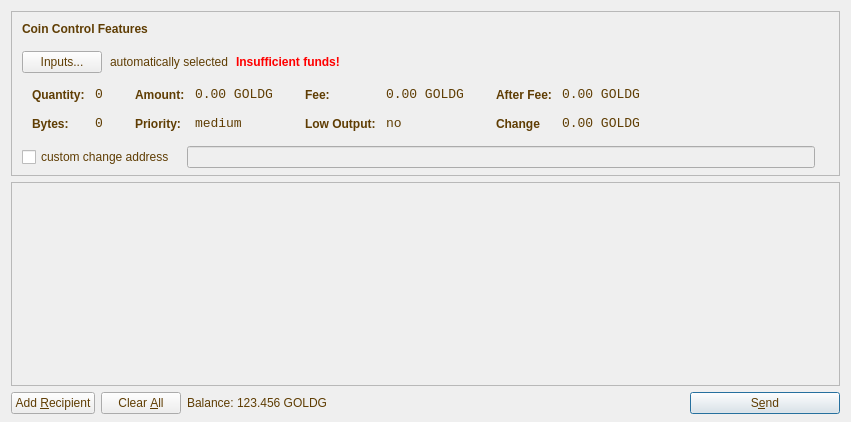
<?xml version="1.0" encoding="UTF-8"?>
<ui version="4.0">
 <class>SendCoinsDialog</class>
 <widget class="QDialog" name="SendCoinsDialog">
  <property name="geometry">
   <rect>
    <x>0</x>
    <y>0</y>
    <width>851</width>
    <height>422</height>
   </rect>
  </property>
  <property name="windowTitle">
   <string>Send Coins</string>
  </property>
  <property name="styleSheet">
   <string notr="true">background-image: url(:/images/image2);
color: rgb(95, 61, 3);</string>
  </property>
  <layout class="QVBoxLayout" name="verticalLayout" stretch="0,1,0">
   <property name="bottomMargin">
    <number>8</number>
   </property>
   <item>
    <widget class="QFrame" name="frameCoinControl">
     <property name="sizePolicy">
      <sizepolicy hsizetype="Expanding" vsizetype="Expanding">
       <horstretch>0</horstretch>
       <verstretch>0</verstretch>
      </sizepolicy>
     </property>
     <property name="maximumSize">
      <size>
       <width>16777215</width>
       <height>16777215</height>
      </size>
     </property>
     <property name="frameShape">
      <enum>QFrame::StyledPanel</enum>
     </property>
     <property name="frameShadow">
      <enum>QFrame::Sunken</enum>
     </property>
     <layout class="QVBoxLayout" name="verticalLayoutCoinControl2">
      <property name="spacing">
       <number>5</number>
      </property>
      <property name="leftMargin">
       <number>0</number>
      </property>
      <property name="topMargin">
       <number>0</number>
      </property>
      <property name="rightMargin">
       <number>0</number>
      </property>
      <property name="bottomMargin">
       <number>6</number>
      </property>
      <item>
       <layout class="QVBoxLayout" name="verticalLayoutCoinControl" stretch="0,0,0,0,1">
        <property name="spacing">
         <number>0</number>
        </property>
        <property name="leftMargin">
         <number>10</number>
        </property>
        <property name="topMargin">
         <number>10</number>
        </property>
        <item>
         <layout class="QHBoxLayout" name="horizontalLayoutCoinControl1">
          <property name="bottomMargin">
           <number>15</number>
          </property>
          <item>
           <widget class="QLabel" name="labelCoinControlFeatures">
            <property name="sizePolicy">
             <sizepolicy hsizetype="Preferred" vsizetype="Maximum">
              <horstretch>0</horstretch>
              <verstretch>0</verstretch>
             </sizepolicy>
            </property>
            <property name="font">
             <font>
              <weight>75</weight>
              <bold>true</bold>
             </font>
            </property>
            <property name="styleSheet">
             <string notr="true">font-weight:bold;</string>
            </property>
            <property name="text">
             <string>Coin Control Features</string>
            </property>
           </widget>
          </item>
         </layout>
        </item>
        <item>
         <layout class="QHBoxLayout" name="horizontalLayoutCoinControl2" stretch="0,0,0,0">
          <property name="spacing">
           <number>8</number>
          </property>
          <property name="bottomMargin">
           <number>10</number>
          </property>
          <item>
           <widget class="QPushButton" name="pushButtonCoinControl">
            <property name="styleSheet">
             <string notr="true"/>
            </property>
            <property name="text">
             <string>Inputs...</string>
            </property>
           </widget>
          </item>
          <item>
           <widget class="QLabel" name="labelCoinControlAutomaticallySelected">
            <property name="text">
             <string>automatically selected</string>
            </property>
            <property name="margin">
             <number>5</number>
            </property>
           </widget>
          </item>
          <item>
           <widget class="QLabel" name="labelCoinControlInsuffFunds">
            <property name="font">
             <font>
              <weight>75</weight>
              <bold>true</bold>
             </font>
            </property>
            <property name="styleSheet">
             <string notr="true">color:red;font-weight:bold;</string>
            </property>
            <property name="text">
             <string>Insufficient funds!</string>
            </property>
            <property name="margin">
             <number>5</number>
            </property>
           </widget>
          </item>
          <item>
           <spacer name="horizontalSpacerCoinControl">
            <property name="orientation">
             <enum>Qt::Horizontal</enum>
            </property>
            <property name="sizeHint" stdset="0">
             <size>
              <width>40</width>
              <height>1</height>
             </size>
            </property>
           </spacer>
          </item>
         </layout>
        </item>
        <item>
         <widget class="QWidget" name="widgetCoinControl" native="true">
          <property name="sizePolicy">
           <sizepolicy hsizetype="Preferred" vsizetype="Preferred">
            <horstretch>0</horstretch>
            <verstretch>0</verstretch>
           </sizepolicy>
          </property>
          <property name="minimumSize">
           <size>
            <width>0</width>
            <height>0</height>
           </size>
          </property>
          <property name="styleSheet">
           <string notr="true"/>
          </property>
          <layout class="QHBoxLayout" name="horizontalLayoutCoinControl5">
           <property name="leftMargin">
            <number>0</number>
           </property>
           <property name="topMargin">
            <number>0</number>
           </property>
           <property name="rightMargin">
            <number>0</number>
           </property>
           <property name="bottomMargin">
            <number>0</number>
           </property>
           <item>
            <layout class="QHBoxLayout" name="horizontalLayoutCoinControl3" stretch="0,0,0,1">
             <property name="spacing">
              <number>20</number>
             </property>
             <property name="topMargin">
              <number>0</number>
             </property>
             <property name="bottomMargin">
              <number>10</number>
             </property>
             <item>
              <layout class="QFormLayout" name="formLayoutCoinControl1">
               <property name="horizontalSpacing">
                <number>10</number>
               </property>
               <property name="verticalSpacing">
                <number>14</number>
               </property>
               <property name="leftMargin">
                <number>10</number>
               </property>
               <property name="topMargin">
                <number>4</number>
               </property>
               <property name="rightMargin">
                <number>6</number>
               </property>
               <item row="0" column="0">
                <widget class="QLabel" name="labelCoinControlQuantityText">
                 <property name="styleSheet">
                  <string notr="true">font-weight:bold;</string>
                 </property>
                 <property name="text">
                  <string>Quantity:</string>
                 </property>
                 <property name="margin">
                  <number>0</number>
                 </property>
                </widget>
               </item>
               <item row="0" column="1">
                <widget class="QLabel" name="labelCoinControlQuantity">
                 <property name="font">
                  <font>
                   <family>Monospace</family>
                   <pointsize>10</pointsize>
                  </font>
                 </property>
                 <property name="cursor">
                  <cursorShape>IBeamCursor</cursorShape>
                 </property>
                 <property name="contextMenuPolicy">
                  <enum>Qt::ActionsContextMenu</enum>
                 </property>
                 <property name="text">
                  <string>0</string>
                 </property>
                 <property name="margin">
                  <number>0</number>
                 </property>
                 <property name="textInteractionFlags">
                  <set>Qt::LinksAccessibleByMouse|Qt::TextSelectableByKeyboard|Qt::TextSelectableByMouse</set>
                 </property>
                </widget>
               </item>
               <item row="1" column="0">
                <widget class="QLabel" name="labelCoinControlBytesText">
                 <property name="styleSheet">
                  <string notr="true">font-weight:bold;</string>
                 </property>
                 <property name="text">
                  <string>Bytes:</string>
                 </property>
                </widget>
               </item>
               <item row="1" column="1">
                <widget class="QLabel" name="labelCoinControlBytes">
                 <property name="font">
                  <font>
                   <family>Monospace</family>
                   <pointsize>10</pointsize>
                  </font>
                 </property>
                 <property name="cursor">
                  <cursorShape>IBeamCursor</cursorShape>
                 </property>
                 <property name="contextMenuPolicy">
                  <enum>Qt::ActionsContextMenu</enum>
                 </property>
                 <property name="text">
                  <string>0</string>
                 </property>
                 <property name="textInteractionFlags">
                  <set>Qt::LinksAccessibleByMouse|Qt::TextSelectableByKeyboard|Qt::TextSelectableByMouse</set>
                 </property>
                </widget>
               </item>
              </layout>
             </item>
             <item>
              <layout class="QFormLayout" name="formLayoutCoinControl2">
               <property name="horizontalSpacing">
                <number>10</number>
               </property>
               <property name="verticalSpacing">
                <number>14</number>
               </property>
               <property name="leftMargin">
                <number>6</number>
               </property>
               <property name="topMargin">
                <number>4</number>
               </property>
               <property name="rightMargin">
                <number>6</number>
               </property>
               <item row="0" column="0">
                <widget class="QLabel" name="labelCoinControlAmountText">
                 <property name="styleSheet">
                  <string notr="true">font-weight:bold;</string>
                 </property>
                 <property name="text">
                  <string>Amount:</string>
                 </property>
                 <property name="margin">
                  <number>0</number>
                 </property>
                </widget>
               </item>
               <item row="0" column="1">
                <widget class="QLabel" name="labelCoinControlAmount">
                 <property name="font">
                  <font>
                   <family>Monospace</family>
                   <pointsize>10</pointsize>
                  </font>
                 </property>
                 <property name="cursor">
                  <cursorShape>IBeamCursor</cursorShape>
                 </property>
                 <property name="contextMenuPolicy">
                  <enum>Qt::ActionsContextMenu</enum>
                 </property>
                 <property name="text">
                  <string>0.00 GOLDG</string>
                 </property>
                 <property name="textInteractionFlags">
                  <set>Qt::LinksAccessibleByMouse|Qt::TextSelectableByKeyboard|Qt::TextSelectableByMouse</set>
                 </property>
                </widget>
               </item>
               <item row="1" column="0">
                <widget class="QLabel" name="labelCoinControlPriorityText">
                 <property name="styleSheet">
                  <string notr="true">font-weight:bold;</string>
                 </property>
                 <property name="text">
                  <string>Priority:</string>
                 </property>
                </widget>
               </item>
               <item row="1" column="1">
                <widget class="QLabel" name="labelCoinControlPriority">
                 <property name="font">
                  <font>
                   <family>Monospace</family>
                   <pointsize>10</pointsize>
                  </font>
                 </property>
                 <property name="cursor">
                  <cursorShape>IBeamCursor</cursorShape>
                 </property>
                 <property name="contextMenuPolicy">
                  <enum>Qt::ActionsContextMenu</enum>
                 </property>
                 <property name="text">
                  <string>medium</string>
                 </property>
                 <property name="textInteractionFlags">
                  <set>Qt::LinksAccessibleByMouse|Qt::TextSelectableByKeyboard|Qt::TextSelectableByMouse</set>
                 </property>
                </widget>
               </item>
              </layout>
             </item>
             <item>
              <layout class="QFormLayout" name="formLayoutCoinControl3">
               <property name="horizontalSpacing">
                <number>10</number>
               </property>
               <property name="verticalSpacing">
                <number>14</number>
               </property>
               <property name="leftMargin">
                <number>6</number>
               </property>
               <property name="topMargin">
                <number>4</number>
               </property>
               <property name="rightMargin">
                <number>6</number>
               </property>
               <item row="0" column="0">
                <widget class="QLabel" name="labelCoinControlFeeText">
                 <property name="styleSheet">
                  <string notr="true">font-weight:bold;</string>
                 </property>
                 <property name="text">
                  <string>Fee:</string>
                 </property>
                 <property name="margin">
                  <number>0</number>
                 </property>
                </widget>
               </item>
               <item row="0" column="1">
                <widget class="QLabel" name="labelCoinControlFee">
                 <property name="font">
                  <font>
                   <family>Monospace</family>
                   <pointsize>10</pointsize>
                  </font>
                 </property>
                 <property name="cursor">
                  <cursorShape>IBeamCursor</cursorShape>
                 </property>
                 <property name="contextMenuPolicy">
                  <enum>Qt::ActionsContextMenu</enum>
                 </property>
                 <property name="text">
                  <string>0.00 GOLDG</string>
                 </property>
                 <property name="textInteractionFlags">
                  <set>Qt::LinksAccessibleByMouse|Qt::TextSelectableByKeyboard|Qt::TextSelectableByMouse</set>
                 </property>
                </widget>
               </item>
               <item row="1" column="0">
                <widget class="QLabel" name="labelCoinControlLowOutputText">
                 <property name="styleSheet">
                  <string notr="true">font-weight:bold;</string>
                 </property>
                 <property name="text">
                  <string>Low Output:</string>
                 </property>
                </widget>
               </item>
               <item row="1" column="1">
                <widget class="QLabel" name="labelCoinControlLowOutput">
                 <property name="font">
                  <font>
                   <family>Monospace</family>
                   <pointsize>10</pointsize>
                  </font>
                 </property>
                 <property name="cursor">
                  <cursorShape>IBeamCursor</cursorShape>
                 </property>
                 <property name="contextMenuPolicy">
                  <enum>Qt::ActionsContextMenu</enum>
                 </property>
                 <property name="text">
                  <string>no</string>
                 </property>
                 <property name="textInteractionFlags">
                  <set>Qt::LinksAccessibleByMouse|Qt::TextSelectableByKeyboard|Qt::TextSelectableByMouse</set>
                 </property>
                </widget>
               </item>
              </layout>
             </item>
             <item>
              <layout class="QFormLayout" name="formLayoutCoinControl4">
               <property name="horizontalSpacing">
                <number>10</number>
               </property>
               <property name="verticalSpacing">
                <number>14</number>
               </property>
               <property name="leftMargin">
                <number>6</number>
               </property>
               <property name="topMargin">
                <number>4</number>
               </property>
               <property name="rightMargin">
                <number>6</number>
               </property>
               <item row="0" column="0">
                <widget class="QLabel" name="labelCoinControlAfterFeeText">
                 <property name="styleSheet">
                  <string notr="true">font-weight:bold;</string>
                 </property>
                 <property name="text">
                  <string>After Fee:</string>
                 </property>
                 <property name="margin">
                  <number>0</number>
                 </property>
                </widget>
               </item>
               <item row="0" column="1">
                <widget class="QLabel" name="labelCoinControlAfterFee">
                 <property name="font">
                  <font>
                   <family>Monospace</family>
                   <pointsize>10</pointsize>
                  </font>
                 </property>
                 <property name="cursor">
                  <cursorShape>IBeamCursor</cursorShape>
                 </property>
                 <property name="contextMenuPolicy">
                  <enum>Qt::ActionsContextMenu</enum>
                 </property>
                 <property name="text">
                  <string>0.00 GOLDG</string>
                 </property>
                 <property name="textInteractionFlags">
                  <set>Qt::LinksAccessibleByMouse|Qt::TextSelectableByKeyboard|Qt::TextSelectableByMouse</set>
                 </property>
                </widget>
               </item>
               <item row="1" column="0">
                <widget class="QLabel" name="labelCoinControlChangeText">
                 <property name="styleSheet">
                  <string notr="true">font-weight:bold;</string>
                 </property>
                 <property name="text">
                  <string>Change</string>
                 </property>
                </widget>
               </item>
               <item row="1" column="1">
                <widget class="QLabel" name="labelCoinControlChange">
                 <property name="font">
                  <font>
                   <family>Monospace</family>
                   <pointsize>10</pointsize>
                  </font>
                 </property>
                 <property name="cursor">
                  <cursorShape>IBeamCursor</cursorShape>
                 </property>
                 <property name="contextMenuPolicy">
                  <enum>Qt::ActionsContextMenu</enum>
                 </property>
                 <property name="text">
                  <string>0.00 GOLDG</string>
                 </property>
                 <property name="textInteractionFlags">
                  <set>Qt::LinksAccessibleByMouse|Qt::TextSelectableByKeyboard|Qt::TextSelectableByMouse</set>
                 </property>
                </widget>
               </item>
              </layout>
             </item>
            </layout>
           </item>
          </layout>
         </widget>
        </item>
        <item>
         <layout class="QHBoxLayout" name="horizontalLayoutCoinControl4" stretch="0,0,0">
          <property name="spacing">
           <number>12</number>
          </property>
          <property name="sizeConstraint">
           <enum>QLayout::SetDefaultConstraint</enum>
          </property>
          <property name="topMargin">
           <number>5</number>
          </property>
          <property name="rightMargin">
           <number>5</number>
          </property>
          <item>
           <widget class="QCheckBox" name="checkBoxCoinControlChange">
            <property name="text">
             <string>custom change address</string>
            </property>
           </widget>
          </item>
          <item>
           <widget class="QLineEdit" name="lineEditCoinControlChange">
            <property name="enabled">
             <bool>false</bool>
            </property>
            <property name="sizePolicy">
             <sizepolicy hsizetype="Expanding" vsizetype="Fixed">
              <horstretch>0</horstretch>
              <verstretch>0</verstretch>
             </sizepolicy>
            </property>
           </widget>
          </item>
          <item>
           <widget class="QLabel" name="labelCoinControlChangeLabel">
            <property name="sizePolicy">
             <sizepolicy hsizetype="Preferred" vsizetype="Expanding">
              <horstretch>0</horstretch>
              <verstretch>0</verstretch>
             </sizepolicy>
            </property>
            <property name="minimumSize">
             <size>
              <width>0</width>
              <height>0</height>
             </size>
            </property>
            <property name="text">
             <string/>
            </property>
            <property name="margin">
             <number>3</number>
            </property>
           </widget>
          </item>
         </layout>
        </item>
        <item>
         <spacer name="verticalSpacerCoinControl">
          <property name="orientation">
           <enum>Qt::Vertical</enum>
          </property>
          <property name="sizeHint" stdset="0">
           <size>
            <width>800</width>
            <height>1</height>
           </size>
          </property>
         </spacer>
        </item>
       </layout>
      </item>
     </layout>
    </widget>
   </item>
   <item>
    <widget class="QScrollArea" name="scrollArea">
     <property name="widgetResizable">
      <bool>true</bool>
     </property>
     <widget class="QWidget" name="scrollAreaWidgetContents">
      <property name="geometry">
       <rect>
        <x>0</x>
        <y>0</y>
        <width>835</width>
        <height>208</height>
       </rect>
      </property>
      <layout class="QVBoxLayout" name="verticalLayout_2">
       <property name="leftMargin">
        <number>0</number>
       </property>
       <property name="topMargin">
        <number>0</number>
       </property>
       <property name="rightMargin">
        <number>0</number>
       </property>
       <property name="bottomMargin">
        <number>0</number>
       </property>
       <item>
        <layout class="QVBoxLayout" name="entries">
         <property name="spacing">
          <number>6</number>
         </property>
        </layout>
       </item>
       <item>
        <spacer name="verticalSpacer">
         <property name="orientation">
          <enum>Qt::Vertical</enum>
         </property>
         <property name="sizeHint" stdset="0">
          <size>
           <width>20</width>
           <height>40</height>
          </size>
         </property>
        </spacer>
       </item>
      </layout>
     </widget>
    </widget>
   </item>
   <item>
    <layout class="QHBoxLayout" name="horizontalLayout">
     <item>
      <widget class="QPushButton" name="addButton">
       <property name="toolTip">
        <string>Send to multiple recipients at once</string>
       </property>
       <property name="text">
        <string>Add &amp;Recipient</string>
       </property>
       <property name="icon">
        <iconset resource="../bitcoin.qrc">
         <normaloff>:/icons/add</normaloff>:/icons/add</iconset>
       </property>
       <property name="autoDefault">
        <bool>false</bool>
       </property>
      </widget>
     </item>
     <item>
      <widget class="QPushButton" name="clearButton">
       <property name="sizePolicy">
        <sizepolicy hsizetype="Minimum" vsizetype="Fixed">
         <horstretch>0</horstretch>
         <verstretch>0</verstretch>
        </sizepolicy>
       </property>
       <property name="toolTip">
        <string>Remove all transaction fields</string>
       </property>
       <property name="text">
        <string>Clear &amp;All</string>
       </property>
       <property name="icon">
        <iconset resource="../bitcoin.qrc">
         <normaloff>:/icons/remove</normaloff>:/icons/remove</iconset>
       </property>
       <property name="autoRepeatDelay">
        <number>300</number>
       </property>
       <property name="autoDefault">
        <bool>false</bool>
       </property>
      </widget>
     </item>
     <item>
      <layout class="QHBoxLayout" name="horizontalLayout_2">
       <property name="spacing">
        <number>3</number>
       </property>
       <item>
        <widget class="QLabel" name="label">
         <property name="sizePolicy">
          <sizepolicy hsizetype="Preferred" vsizetype="Fixed">
           <horstretch>0</horstretch>
           <verstretch>0</verstretch>
          </sizepolicy>
         </property>
         <property name="text">
          <string>Balance:</string>
         </property>
        </widget>
       </item>
       <item>
        <widget class="QLabel" name="labelBalance">
         <property name="sizePolicy">
          <sizepolicy hsizetype="Preferred" vsizetype="Fixed">
           <horstretch>0</horstretch>
           <verstretch>0</verstretch>
          </sizepolicy>
         </property>
         <property name="cursor">
          <cursorShape>IBeamCursor</cursorShape>
         </property>
         <property name="text">
          <string>123.456 GOLDG</string>
         </property>
         <property name="textInteractionFlags">
          <set>Qt::LinksAccessibleByMouse|Qt::TextSelectableByKeyboard|Qt::TextSelectableByMouse</set>
         </property>
        </widget>
       </item>
      </layout>
     </item>
     <item>
      <spacer name="horizontalSpacer">
       <property name="orientation">
        <enum>Qt::Horizontal</enum>
       </property>
       <property name="sizeHint" stdset="0">
        <size>
         <width>40</width>
         <height>20</height>
        </size>
       </property>
      </spacer>
     </item>
     <item>
      <widget class="QPushButton" name="sendButton">
       <property name="minimumSize">
        <size>
         <width>150</width>
         <height>0</height>
        </size>
       </property>
       <property name="toolTip">
        <string>Confirm the send action</string>
       </property>
       <property name="text">
        <string>S&amp;end</string>
       </property>
       <property name="icon">
        <iconset resource="../bitcoin.qrc">
         <normaloff>:/icons/send</normaloff>:/icons/send</iconset>
       </property>
       <property name="default">
        <bool>true</bool>
       </property>
      </widget>
     </item>
    </layout>
   </item>
  </layout>
 </widget>
 <resources>
  <include location="../bitcoin.qrc"/>
 </resources>
 <connections/>
</ui>
